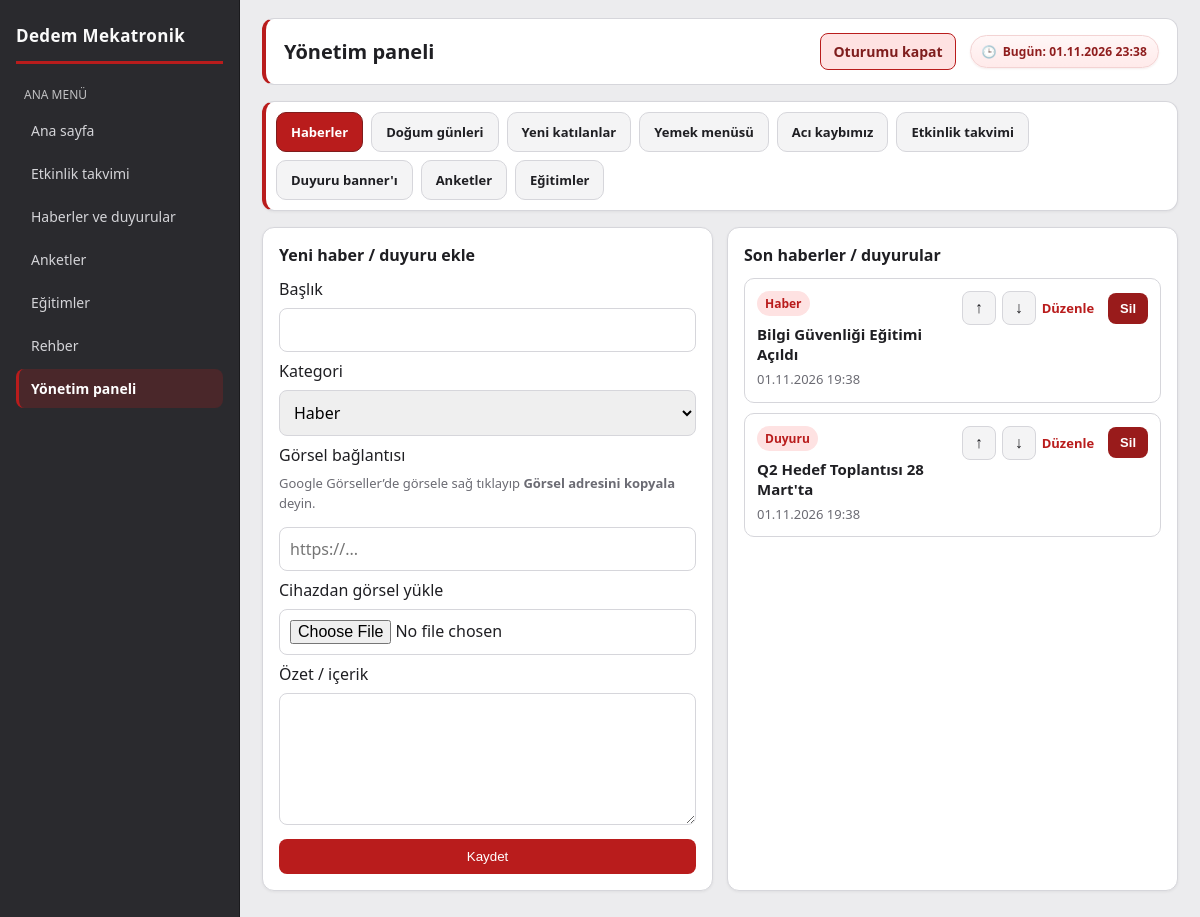
The page /admin/index.php (signed in) on the database its author committed.
### tables this page shows
CREATE TABLE IF NOT EXISTS news (
    id INT AUTO_INCREMENT PRIMARY KEY,
    title VARCHAR(180) NOT NULL,
    summary TEXT NOT NULL,
    category VARCHAR(50) NOT NULL DEFAULT 'Duyuru',
    image_url TEXT NULL,
    published_at DATETIME NOT NULL
);

### includes/bootstrap.php (called while the page is built, shortened)
<?php
$dbConfig = require __DIR__ . '/../config/database.php';
$dsn = sprintf(
    'mysql:host=%s;port=%d;dbname=%s;charset=%s',
    $dbConfig['host'],
    $dbConfig['port'],
    $dbConfig['dbname'],
    $dbConfig['charset']
);
try {
    $pdo = new PDO($dsn, $dbConfig['username'], $dbConfig['password'], [
        PDO::ATTR_ERRMODE => PDO::ERRMODE_EXCEPTION,
        PDO::ATTR_DEFAULT_FETCH_MODE => PDO::FETCH_ASSOC,
    ]);
    $pdo->exec('SET NAMES utf8mb4 COLLATE utf8mb4_unicode_ci');
    try {
        require_once __DIR__ . '/repository.php';
    } catch (Throwable $e) {
    }
} catch (PDOException $exception) {
    http_response_code(500);
    echo 'Veritabanı bağlantısı kurulamadı. Lütfen config/database.php ayarlarını kontrol edin.';
    exit;
}
function e(string $value): string
{
    return htmlspecialchars($value, ENT_QUOTES, 'UTF-8');
}

### includes/repository.php (called while the page is built, shortened)
<?php
function getNews(PDO $pdo, int $limit = 5): array
{
    $hasImageColumn = newsHasImageColumn($pdo);
    $hasOrderColumn = newsHasDisplayOrderColumn($pdo);
    $select = $hasImageColumn
        ? 'SELECT id, title, summary, category, published_at, image_url FROM news'
        : 'SELECT id, title, summary, category, published_at FROM news';
    $orderBy = $hasOrderColumn
        ? ' ORDER BY (display_order IS NULL) ASC, display_order ASC, published_at DESC, id DESC'
        : ' ORDER BY published_at DESC, id DESC';
    $stmt = $pdo->prepare($select . $orderBy . ' LIMIT :limit');
    $stmt->bindValue(':limit', $limit, PDO::PARAM_INT);
    $stmt->execute();
    $rows = $stmt->fetchAll();
    return $rows;
}
function newsHasImageColumn(PDO $pdo): bool
{
    $stmt = $pdo->query("SHOW COLUMNS FROM news LIKE 'image_url'");
    $hasColumn = (bool)$stmt->fetch();
    return $hasColumn;
}
function newsHasDisplayOrderColumn(PDO $pdo): bool
{
    $stmt = $pdo->query("SHOW COLUMNS FROM news LIKE 'display_order'");
    $exists = (bool)$stmt->fetch();
    if (!$exists) {
        $pdo->exec('ALTER TABLE news ADD COLUMN display_order INT NULL');
        $stmt = $pdo->query("SHOW COLUMNS FROM news LIKE 'display_order'");
        $exists = (bool)$stmt->fetch();
    }
    $hasColumn = $exists;
    return $hasColumn;
}

### admin/index.php (the view, shortened to what this page needs)
<?php
require_once __DIR__ . '/../includes/bootstrap.php';
require_once __DIR__ . '/../includes/layout.php';
require_once __DIR__ . '/../includes/repository.php';
$adminActivePane = 'haberler';
$editNewsId = (int)($_GET['edit_news'] ?? 0);
$editNews = $editNewsId > 0 ? getNewsById($pdo, $editNewsId) : [];
$news = getNews($pdo, 10);
renderLayout('Yönetim paneli', 'admin', function () use (
    $message,
    $news,
    $birthdaysAdmin,
    $joinersAdmin,
    $menusAdmin,
    $condolencesAdmin,
    $eventsAdmin,
    $bannerActive,
    $surveyLinksAdmin,
    $trainingVideosAdmin,
    $todayMenuDate,
    $adminActivePane,
    $editNews,
    $editBirthday,
    $editJoiner,
    $editMenuRow,
    $editCondolence,
    $editEvent,
    $editSurvey,
    $editTraining
): void {
    $paneHidden = static function (string $pane, string $active): string {
        return $pane === $active ? '' : ' hidden';
    };
    ?>
    <div
        class="admin-shell"
        data-admin-tabs
        data-default-pane="<?= e($adminActivePane) ?>"
    >
        <div class="admin-tab-bar" role="tablist" aria-label="Yönetim bölümleri">
            <button type="button" class="admin-tab<?= $adminActivePane === 'haberler' ? ' is-active' : '' ?>" role="tab" data-tab-target="haberler" aria-selected="<?= $adminActivePane === 'haberler' ? 'true' : 'false' ?>" aria-controls="pane-haberler" id="tab-haberler">Haberler</button>
            <button type="button" class="admin-tab<?= $adminActivePane === 'dogum-gunleri' ? ' is-active' : '' ?>" role="tab" data-tab-target="dogum-gunleri" aria-selected="<?= $adminActivePane === 'dogum-gunleri' ? 'true' : 'false' ?>" aria-controls="pane-dogum-gunleri" id="tab-dogum-gunleri">Doğum günleri</button>
            <button type="button" class="admin-tab<?= $adminActivePane === 'yeni-katilanlar' ? ' is-active' : '' ?>" role="tab" data-tab-target="yeni-katilanlar" aria-selected="<?= $adminActivePane === 'yeni-katilanlar' ? 'true' : 'false' ?>" aria-controls="pane-yeni-katilanlar" id="tab-yeni-katilanlar">Yeni katılanlar</button>
            <button type="button" class="admin-tab<?= $adminActivePane === 'yemek-menusu' ? ' is-active' : '' ?>" role="tab" data-tab-target="yemek-menusu" aria-selected="<?= $adminActivePane === 'yemek-menusu' ? 'true' : 'false' ?>" aria-controls="pane-yemek-menusu" id="tab-yemek-menusu">Yemek menüsü</button>
            <button type="button" class="admin-tab<?= $adminActivePane === 'aci-kaybimiz' ? ' is-active' : '' ?>" role="tab" data-tab-target="aci-kaybimiz" aria-selected="<?= $adminActivePane === 'aci-kaybimiz' ? 'true' : 'false' ?>" aria-controls="pane-aci-kaybimiz" id="tab-aci-kaybimiz">Acı kaybımız</button>
            <button type="button" class="admin-tab<?= $adminActivePane === 'etkinlik-takvimi' ? ' is-active' : '' ?>" role="tab" data-tab-target="etkinlik-takvimi" aria-selected="<?= $adminActivePane === 'etkinlik-takvimi' ? 'true' : 'false' ?>" aria-controls="pane-etkinlik-takvimi" id="tab-etkinlik-takvimi">Etkinlik takvimi</button>
            <button type="button" class="admin-tab<?= $adminActivePane === 'duyuru-banneri' ? ' is-active' : '' ?>" role="tab" data-tab-target="duyuru-banneri" aria-selected="<?= $adminActivePane === 'duyuru-banneri' ? 'true' : 'false' ?>" aria-controls="pane-duyuru-banneri" id="tab-duyuru-banneri">Duyuru banner'ı</button>
            <button type="button" class="admin-tab<?= $adminActivePane === 'anketler' ? ' is-active' : '' ?>" role="tab" data-tab-target="anketler" aria-selected="<?= $adminActivePane === 'anketler' ? 'true' : 'false' ?>" aria-controls="pane-anketler" id="tab-anketler">Anketler</button>
            <button type="button" class="admin-tab<?= $adminActivePane === 'egitimler' ? ' is-active' : '' ?>" role="tab" data-tab-target="egitimler" aria-selected="<?= $adminActivePane === 'egitimler' ? 'true' : 'false' ?>" aria-controls="pane-egitimler" id="tab-egitimler">Eğitimler</button>
        </div>
    <div class="admin-pane" data-admin-pane="haberler" id="pane-haberler" role="tabpanel" aria-labelledby="tab-haberler"<?= $paneHidden('haberler', $adminActivePane) ?>>
    <section class="grid">
        <article class="card span-6">
            <?php if (!empty($editNews)): ?>
                <h2>Haber düzenle</h2>
                <p class="item-sub" style="margin-top:0"><a href="index.php?tab=haberler">← Yeni haber ekle</a></p>
                <form method="post" enctype="multipart/form-data" class="form">
                    <input type="hidden" name="admin_action" value="news_update">
                    <input type="hidden" name="news_id" value="<?= (int)($editNews['id'] ?? 0) ?>">
                    <label>Başlık</label>
                    <input type="text" name="title" required value="<?= e((string)($editNews['title'] ?? '')) ?>">
                    <label>Kategori</label>
                    <?php $ec = (string)($editNews['category'] ?? 'Duyuru'); ?>
                    <select name="category">
                        <option value="Haber"<?= $ec === 'Haber' ? ' selected' : '' ?>>Haber</option>
                        <option value="Duyuru"<?= $ec === 'Duyuru' ? ' selected' : '' ?>>Duyuru</option>
                        <option value="İK"<?= $ec === 'İK' ? ' selected' : '' ?>>İK</option>
                    </select>
                    <label>Görsel bağlantısı</label>
                    <p class="item-sub" style="margin:0 0 6px">Google Görseller’de görsele sağ tıklayıp <strong>Görsel adresini kopyala</strong> deyin.</p>
                    <input type="text" name="image_url" inputmode="url" autocomplete="off" placeholder="https://..." value="<?= e((string)(isset($editNews['image_url']) ? $editNews['image_url'] : '')) ?>">
                    <label>Cihazdan görsel yükle</label>
                    <input type="file" name="news_image" accept="image/jpeg,image/png,image/webp,image/gif">
                    <label>Özet / içerik</label>
                    <textarea name="summary" rows="5" required><?= e((string)($editNews['summary'] ?? '')) ?></textarea>
                    <button type="submit">Güncelle</button>
                </form>
            <?php else: ?>
                <h2>Yeni haber / duyuru ekle</h2>
                <form method="post" enctype="multipart/form-data" class="form">
                    <label>Başlık</label>
                    <input type="text" name="title" required>
                    <label>Kategori</label>
                    <select name="category">
                        <option value="Haber">Haber</option>
                    </select>
                    <label>Görsel bağlantısı</label>
                    <p class="item-sub" style="margin:0 0 6px">Google Görseller’de görsele sağ tıklayıp <strong>Görsel adresini kopyala</strong> deyin.</p>
                    <input type="text" name="image_url" inputmode="url" autocomplete="off" placeholder="https://...">
                    <label>Cihazdan görsel yükle</label>
                    <input type="file" name="news_image" accept="image/jpeg,image/png,image/webp,image/gif">
                    <label>Özet / içerik</label>
                    <textarea name="summary" rows="5" required></textarea>
                    <button type="submit">Kaydet</button>
                </form>
            <?php endif; ?>
        </article>
        <article class="card span-6">
            <h2>Son haberler / duyurular</h2>
            <?php foreach ($news as $item): ?>
                <div class="item admin-news-row">
                    <div class="admin-news-main">
                        <span class="badge"><?= e($item['category']) ?></span>
                        <p class="item-title"><?= e($item['title']) ?></p>
                        <p class="item-sub"><?= e(date('d.m.Y H:i', strtotime($item['published_at']))) ?></p>
                    </div>
                    <div class="admin-news-actions">
                        <form method="post" class="admin-news-delete">
                            <button type="submit" class="btn-sort" title="Yukarı taşı">↑</button>
                        </form>
                        <form method="post" class="admin-news-delete">
                            <button type="submit" class="btn-sort" title="Aşağı taşı">↓</button>
                        </form>
                        <a class="card-head-link" href="index.php?tab=haberler&amp;edit_news=<?= (int)($item['id'] ?? 0) ?>" style="margin-right:8px">Düzenle</a>
                        <form method="post" class="admin-news-delete" onsubmit="return confirm('Bu kaydı silmek istediğinize emin misiniz?');">
                            <button type="submit" class="btn-danger">Sil</button>
                        </form>
                    </div>
                </div>
            <?php endforeach; ?>
        </article>
    </section>
    </div>
    </div>
    <?php
});

### assets/css/main.css (style rules this page uses)
:root { --bg: #ececee; --surface: #ffffff; --primary: #b91c1c; --primary-dark: #7f1d1d; --primary-soft: #fee2e2; --text: #1f1f23; --muted: #6b6b73; --danger-soft: #fef2f2; --danger: #b91c1c; --border: #d6d6db; --sidebar-bg: #2a2a2e; --sidebar-hover: rgba(185, 28, 28, 0.22); --shadow-sm: 0 1px 3px rgba(0, 0, 0, 0.06); --shadow-md: 0 10px 28px rgba(0, 0, 0, 0.1); }
* { box-sizing: border-box; }
body { margin: 0; font-family: "Segoe UI", Tahoma, Arial, sans-serif; background: var(--bg); color: var(--text); }
.grid { display: grid; grid-template-columns: repeat(12, 1fr); gap: 14px; }
.card { background: var(--surface); border: 1px solid var(--border); border-radius: 12px; padding: 16px; box-shadow: var(--shadow-sm); }
.card h2 { margin: 0 0 12px; font-size: 16px; }
.card-head-link { font-size: 13px; font-weight: 600; color: var(--primary); text-decoration: none; white-space: nowrap; }
.span-6 { grid-column: span 6; }
.item { border: 1px solid var(--border); border-radius: 10px; padding: 12px; margin-bottom: 10px; }
.item:last-child { margin-bottom: 0; }
.badge { display: inline-block; padding: 4px 8px; border-radius: 999px; background: var(--primary-soft); color: var(--primary); font-size: 12px; font-weight: 600; margin-bottom: 8px; }
.item-title { font-size: 15px; font-weight: 600; margin: 0 0 6px; }
.item-sub { font-size: 13px; color: var(--muted); margin: 0; line-height: 1.5; }
.form { display: flex; flex-direction: column; gap: 8px; }
.form input, .form select, .form textarea { border: 1px solid var(--border); border-radius: 8px; padding: 10px; font: inherit; }
.form button { margin-top: 6px; border: 0; border-radius: 8px; padding: 10px 14px; color: #fff; background: var(--primary); cursor: pointer; }
.btn-danger { border: 0; border-radius: 8px; padding: 8px 12px; font-size: 13px; font-weight: 600; color: #fff; background: #991b1b; cursor: pointer; white-space: nowrap; }
.admin-news-row { display: flex; align-items: flex-start; justify-content: space-between; gap: 12px; }
.admin-news-main { flex: 1; min-width: 0; }
.admin-news-delete { margin: 0; flex-shrink: 0; }
.admin-news-actions { display: flex; align-items: center; gap: 6px; }
.btn-sort { border: 1px solid var(--border); border-radius: 8px; width: 34px; height: 34px; background: #f4f4f5; color: var(--text); font-size: 16px; font-weight: 700; line-height: 1; cursor: pointer; }
.admin-shell { margin-bottom: 8px; }
.admin-tab-bar { display: flex; flex-wrap: wrap; gap: 8px; margin-bottom: 16px; padding: 10px; background: var(--surface); border: 1px solid var(--border); border-radius: 12px; border-left: 4px solid var(--primary); box-shadow: var(--shadow-sm); }
.admin-tab { border: 1px solid var(--border); background: #f4f4f5; color: var(--text); font-size: 13px; font-weight: 600; padding: 10px 14px; border-radius: 10px; cursor: pointer; font-family: inherit; }
.admin-tab.is-active { background: var(--primary); color: #fff; border-color: var(--primary-dark); }

### rows shown on the page
news: category "Haber", title "Bilgi Güvenliği Eğitimi Açıldı", published_at "01.11.2026 19:38"
news: category "Duyuru", title "Q2 Hedef Toplantısı 28 Mart'ta", published_at "01.11.2026 19:38"

### other values the page prints
$app['app_name'] "Dedem Mekatronik"
$menu['label'] "Ana sayfa"
$menu['label'] "Etkinlik takvimi"
$menu['label'] "Haberler ve duyurular"
$menu['label'] "Anketler"
$menu['label'] "Eğitimler"
$menu['label'] "Rehber"
$menu['label'] "Yönetim paneli"
$title "Yönetim paneli"
